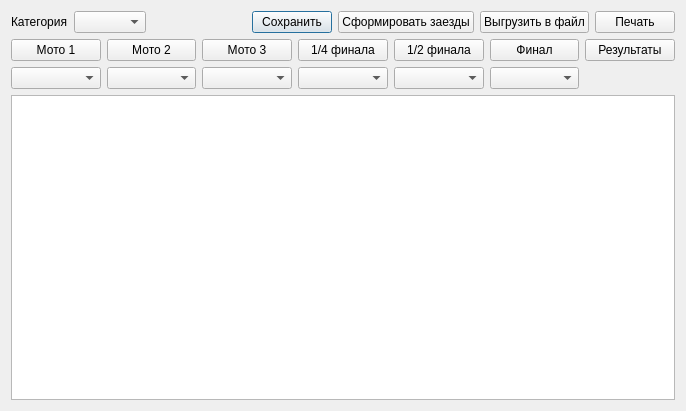
<?xml version="1.0" encoding="UTF-8"?>
<ui version="4.0">
 <class>CompetitionEventDialog</class>
 <widget class="QDialog" name="CompetitionEventDialog">
  <property name="geometry">
   <rect>
    <x>0</x>
    <y>0</y>
    <width>686</width>
    <height>411</height>
   </rect>
  </property>
  <property name="windowTitle">
   <string>Соревнование</string>
  </property>
  <layout class="QHBoxLayout" name="horizontalLayout">
   <item>
    <layout class="QVBoxLayout" name="verticalLayout">
     <item>
      <layout class="QHBoxLayout" name="horizontalLayout_2">
       <item>
        <widget class="QLabel" name="label">
         <property name="text">
          <string>Категория</string>
         </property>
        </widget>
       </item>
       <item>
        <widget class="QComboBox" name="categoryComboBox"/>
       </item>
       <item>
        <spacer name="horizontalSpacer">
         <property name="orientation">
          <enum>Qt::Horizontal</enum>
         </property>
         <property name="sizeHint" stdset="0">
          <size>
           <width>40</width>
           <height>20</height>
          </size>
         </property>
        </spacer>
       </item>
       <item>
        <widget class="QPushButton" name="saveButton">
         <property name="text">
          <string>Сохранить</string>
         </property>
        </widget>
       </item>
       <item>
        <widget class="QPushButton" name="generateButton">
         <property name="text">
          <string>Сформировать заезды</string>
         </property>
        </widget>
       </item>
       <item>
        <widget class="QPushButton" name="saveFileButton">
         <property name="text">
          <string>Выгрузить в файл</string>
         </property>
        </widget>
       </item>
       <item>
        <widget class="QPushButton" name="printButton">
         <property name="text">
          <string>Печать</string>
         </property>
        </widget>
       </item>
      </layout>
     </item>
     <item>
      <layout class="QGridLayout" name="gridLayout">
       <item row="2" column="0">
        <widget class="QComboBox" name="moto1ComboBox"/>
       </item>
       <item row="2" column="3">
        <widget class="QComboBox" name="quaterComboBox"/>
       </item>
       <item row="2" column="2">
        <widget class="QComboBox" name="moto3ComboBox"/>
       </item>
       <item row="2" column="4">
        <widget class="QComboBox" name="halfComboBox"/>
       </item>
       <item row="2" column="1">
        <widget class="QComboBox" name="moto2ComboBox"/>
       </item>
       <item row="1" column="0">
        <widget class="QPushButton" name="moto1Button">
         <property name="text">
          <string>Мото 1</string>
         </property>
         <property name="checkable">
          <bool>true</bool>
         </property>
         <property name="checked">
          <bool>false</bool>
         </property>
        </widget>
       </item>
       <item row="1" column="3">
        <widget class="QPushButton" name="quaterButton">
         <property name="text">
          <string>1/4 финала</string>
         </property>
         <property name="checkable">
          <bool>true</bool>
         </property>
        </widget>
       </item>
       <item row="1" column="2">
        <widget class="QPushButton" name="moto3Button">
         <property name="text">
          <string>Мото 3</string>
         </property>
         <property name="checkable">
          <bool>true</bool>
         </property>
        </widget>
       </item>
       <item row="1" column="1">
        <widget class="QPushButton" name="moto2Button">
         <property name="enabled">
          <bool>true</bool>
         </property>
         <property name="text">
          <string>Мото 2</string>
         </property>
         <property name="checkable">
          <bool>true</bool>
         </property>
        </widget>
       </item>
       <item row="1" column="4">
        <widget class="QPushButton" name="halfButton">
         <property name="text">
          <string>1/2 финала</string>
         </property>
         <property name="checkable">
          <bool>true</bool>
         </property>
        </widget>
       </item>
       <item row="1" column="5">
        <widget class="QPushButton" name="finalButton">
         <property name="text">
          <string>Финал</string>
         </property>
         <property name="checkable">
          <bool>true</bool>
         </property>
        </widget>
       </item>
       <item row="1" column="6">
        <widget class="QPushButton" name="resultButton">
         <property name="text">
          <string>Результаты</string>
         </property>
         <property name="checkable">
          <bool>true</bool>
         </property>
        </widget>
       </item>
       <item row="2" column="5">
        <widget class="QComboBox" name="finalComboBox"/>
       </item>
      </layout>
     </item>
     <item>
      <widget class="QTableView" name="tableView"/>
     </item>
    </layout>
   </item>
  </layout>
 </widget>
 <resources/>
 <connections/>
</ui>
